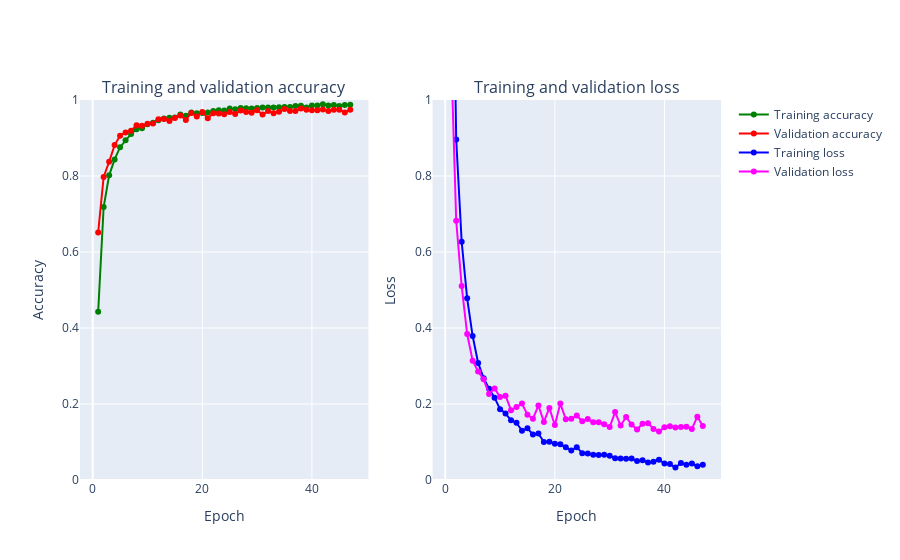

Source (notebook cell):
### Markdown cell above
<a href="#0"><font size="1">Go to top</font></a>  


## <a id='42'>Model evaluation</a> 


Let's start by plotting the loss error for the train and validation set. 
We define a function to visualize these values.

### Code cell
def create_trace(x,y,ylabel,color):
        trace = go.Scatter(
            x = x,y = y,
            name=ylabel,
            marker=dict(color=color),
            mode = "markers+lines",
            text=x
        )
        return trace
    
def plot_accuracy_and_loss(train_model):
    hist = train_model.history
    acc = hist['accuracy']
    val_acc = hist['val_accuracy']
    loss = hist['loss']
    val_loss = hist['val_loss']
    epochs = list(range(1,len(acc)+1))
    #define the traces
    trace_ta = create_trace(epochs,acc,"Training accuracy", "Green")
    trace_va = create_trace(epochs,val_acc,"Validation accuracy", "Red")
    trace_tl = create_trace(epochs,loss,"Training loss", "Blue")
    trace_vl = create_trace(epochs,val_loss,"Validation loss", "Magenta")
    fig = tools.make_subplots(rows=1,cols=2, subplot_titles=('Training and validation accuracy',
                                                             'Training and validation loss'))
    #add traces to the figure
    fig.append_trace(trace_ta,1,1)
    fig.append_trace(trace_va,1,1)
    fig.append_trace(trace_tl,1,2)
    fig.append_trace(trace_vl,1,2)
    #set the layout for the figure
    fig['layout']['xaxis'].update(title = 'Epoch')
    fig['layout']['xaxis2'].update(title = 'Epoch')
    fig['layout']['yaxis'].update(title = 'Accuracy', range=[0,1])
    fig['layout']['yaxis2'].update(title = 'Loss', range=[0,1])
    #plot
    iplot(fig, filename='accuracy-loss')

plot_accuracy_and_loss(train_model)

### Figure 1 — Plotly figure (JSON) as saved in the notebook; plotly's stock layout.template omitted (floating-point values rounded to 4 significant figures)
{"data": [{"marker": {"color": "Green"}, "mode": "markers+lines", "name": "Training accuracy", "text": ["1", "2", "3", "4", "5", "6", "7", "8", "9", "10", "11", "12", "13", "14", "15", "16", "17", "18", "19", "20", "21", "22", "23", "24", "25", "26", "27", "28", "29", "30", "31", "32", "33", "34", "35", "36", "37", "38", "39", "40", "41", "42", "43", "44", "45", "46", "47"], "type": "scatter", "x": [1, 2, 3, 4, 5, 6, 7, 8, 9, 10, 11, 12, 13, 14, 15, 16, 17, 18, 19, 20, 21, 22, 23, 24, 25, 26, 27, 28, 29, 30, 31, 32, 33, 34, 35, 36, 37, 38, 39, 40, 41, 42, 43, 44, 45, 46, 47], "xaxis": "x", "y": [0.4428, 0.7182, 0.8018, 0.8435, 0.8758, 0.8944, 0.9106, 0.9232, 0.9254, 0.9364, 0.9404, 0.9467, 0.9511, 0.9535, 0.9539, 0.9616, 0.9582, 0.9669, 0.9654, 0.9656, 0.967, 0.9709, 0.9728, 0.9722, 0.9778, 0.9757, 0.979, 0.9785, 0.9777, 0.9787, 0.9801, 0.9805, 0.9802, 0.9807, 0.9818, 0.9818, 0.9841, 0.9849, 0.9805, 0.9856, 0.9857, 0.9886, 0.9852, 0.987, 0.9845, 0.987, 0.9874], "yaxis": "y"}, {"marker": {"color": "Red"}, "mode": "markers+lines", "name": "Validation accuracy", "text": ["1", "2", "3", "4", "5", "6", "7", "8", "9", "10", "11", "12", "13", "14", "15", "16", "17", "18", "19", "20", "21", "22", "23", "24", "25", "26", "27", "28", "29", "30", "31", "32", "33", "34", "35", "36", "37", "38", "39", "40", "41", "42", "43", "44", "45", "46", "47"], "type": "scatter", "x": [1, 2, 3, 4, 5, 6, 7, 8, 9, 10, 11, 12, 13, 14, 15, 16, 17, 18, 19, 20, 21, 22, 23, 24, 25, 26, 27, 28, 29, 30, 31, 32, 33, 34, 35, 36, 37, 38, 39, 40, 41, 42, 43, 44, 45, 46, 47], "xaxis": "x", "y": [0.6513, 0.7975, 0.8375, 0.8813, 0.9062, 0.9146, 0.9192, 0.9333, 0.9321, 0.9375, 0.9379, 0.9492, 0.95, 0.9446, 0.9529, 0.9592, 0.9475, 0.9658, 0.9563, 0.9688, 0.9517, 0.9654, 0.9646, 0.9625, 0.9688, 0.9629, 0.9725, 0.9683, 0.9667, 0.9729, 0.9621, 0.9712, 0.9654, 0.9692, 0.9762, 0.9712, 0.9712, 0.9775, 0.9742, 0.9733, 0.9733, 0.975, 0.9708, 0.9746, 0.9746, 0.9671, 0.9746], "yaxis": "y"}, {"marker": {"color": "Blue"}, "mode": "markers+lines", "name": "Training loss", "text": ["1", "2", "3", "4", "5", "6", "7", "8", "9", "10", "11", "12", "13", "14", "15", "16", "17", "18", "19", "20", "21", "22", "23", "24", "25", "26", "27", "28", "29", "30", "31", "32", "33", "34", "35", "36", "37", "38", "39", "40", "41", "42", "43", "44", "45", "46", "47"], "type": "scatter", "x": [1, 2, 3, 4, 5, 6, 7, 8, 9, 10, 11, 12, 13, 14, 15, 16, 17, 18, 19, 20, 21, 22, 23, 24, 25, 26, 27, 28, 29, 30, 31, 32, 33, 34, 35, 36, 37, 38, 39, 40, 41, 42, 43, 44, 45, 46, 47], "xaxis": "x2", "y": [1.803, 0.8962, 0.6267, 0.4781, 0.3789, 0.308, 0.268, 0.2401, 0.2167, 0.1864, 0.1749, 0.1571, 0.1506, 0.1294, 0.136, 0.1199, 0.1222, 0.09989, 0.101, 0.09568, 0.09392, 0.08643, 0.07748, 0.08637, 0.07065, 0.06941, 0.06639, 0.06586, 0.06659, 0.064, 0.05693, 0.05677, 0.05586, 0.05657, 0.05018, 0.05187, 0.04612, 0.0481, 0.0534, 0.04333, 0.04187, 0.03293, 0.04451, 0.04039, 0.04373, 0.03592, 0.04008], "yaxis": "y2"}, {"marker": {"color": "Magenta"}, "mode": "markers+lines", "name": "Validation loss", "text": ["1", "2", "3", "4", "5", "6", "7", "8", "9", "10", "11", "12", "13", "14", "15", "16", "17", "18", "19", "20", "21", "22", "23", "24", "25", "26", "27", "28", "29", "30", "31", "32", "33", "34", "35", "36", "37", "38", "39", "40", "41", "42", "43", "44", "45", "46", "47"], "type": "scatter", "x": [1, 2, 3, 4, 5, 6, 7, 8, 9, 10, 11, 12, 13, 14, 15, 16, 17, 18, 19, 20, 21, 22, 23, 24, 25, 26, 27, 28, 29, 30, 31, 32, 33, 34, 35, 36, 37, 38, 39, 40, 41, 42, 43, 44, 45, 46, 47], "xaxis": "x2", "y": [1.16, 0.6821, 0.5104, 0.3842, 0.3138, 0.2856, 0.265, 0.2264, 0.2411, 0.2186, 0.2217, 0.1839, 0.192, 0.2011, 0.1719, 0.1613, 0.196, 0.1528, 0.1896, 0.1444, 0.201, 0.1597, 0.161, 0.1697, 0.1545, 0.1603, 0.1517, 0.1521, 0.1464, 0.1393, 0.1788, 0.1434, 0.1658, 0.146, 0.1328, 0.1482, 0.1496, 0.1342, 0.1273, 0.1385, 0.1415, 0.1381, 0.1398, 0.1403, 0.1345, 0.1666, 0.1423], "yaxis": "y2"}], "layout": {"annotations": [{"font": {"size": 16}, "showarrow": false, "text": "Training and validation accuracy", "x": 0.225, "xanchor": "center", "xref": "paper", "y": 1, "yanchor": "bottom", "yref": "paper"}, {"font": {"size": 16}, "showarrow": false, "text": "Training and validation loss", "x": 0.775, "xanchor": "center", "xref": "paper", "y": 1, "yanchor": "bottom", "yref": "paper"}], "xaxis": {"anchor": "y", "domain": [0, 0.45], "title": {"text": "Epoch"}}, "xaxis2": {"anchor": "y2", "domain": [0.55, 1], "title": {"text": "Epoch"}}, "yaxis": {"anchor": "x", "domain": [0, 1], "range": [0, 1], "title": {"text": "Accuracy"}}, "yaxis2": {"anchor": "x2", "domain": [0, 1], "range": [0, 1], "title": {"text": "Loss"}}}}
